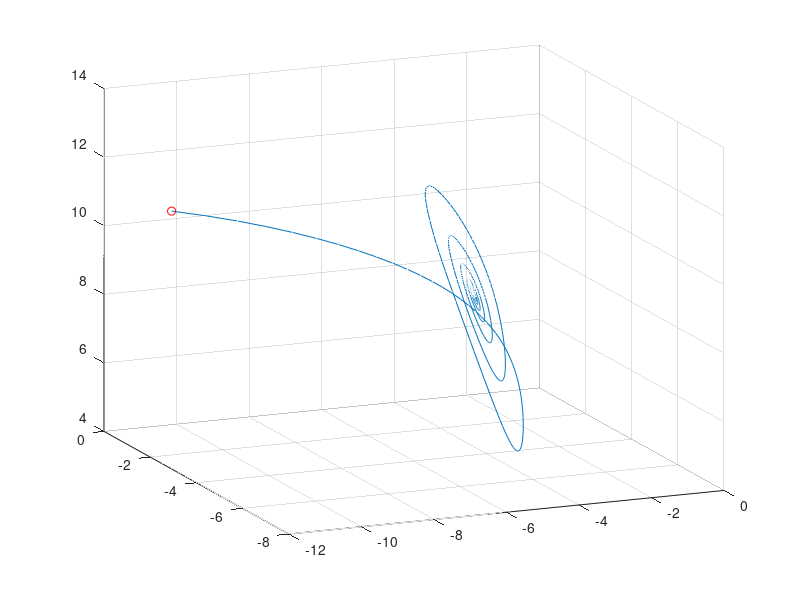

MATLAB code to generate this figure: (Note: this script raises an error after producing the figure.)
clear all; close all; clc;

% Simulate Lorenz system
dt=0.01; T=8; t=0:dt:T;
b=8/3; sig=10; r=10;

Lorenz = @(t,x)([ sig * (x(2) - x(1))       ; ...
    r * x(1)-x(1) * x(3) - x(2) ; ...
    x(1) * x(2) - b*x(3)         ]);
ode_options = odeset('RelTol',1e-10, 'AbsTol',1e-11);

input=[]; output=[];
for j=1:1  % training trajectories
    x0=30*(rand(3,1)-0.5);
    [t,y] = ode45(Lorenz,t,x0);
    input=[input; y(1:end-1,:)];
    output=[output; y(2:end,:)];
    plot3(y(:,1),y(:,2),y(:,3)), hold on
    plot3(x0(1),x0(2),x0(3),'ro')
end
grid on, view(-23,18)

%%
net = feedforwardnet([10 10 10]);
net.layers{1}.transferFcn = 'logsig';
net.layers{2}.transferFcn = 'radbas';
net.layers{3}.transferFcn = 'purelin';
net = train(net,input.',output.');


%%


%%
x0=20*(rand(3,1)-0.5);
figure(2)
[t,y] = ode45(Lorenz,t,x0);
plot3(y(:,1),y(:,2),y(:,3)), hold on
plot3(x0(1),x0(2),x0(3),'ro','Linewidth',[2])
grid on

ynn(1,:)=x0;
for jj=2:length(t)
    y0=net(x0);
    ynn(jj,:)=y0.'; x0=y0;
end
plot3(ynn(:,1),ynn(:,2),ynn(:,3),':','Linewidth',[2])

figure(3)
subplot(3,2,1), plot(t,y(:,1),t,ynn(:,1),'Linewidth',[2])
subplot(3,2,3), plot(t,y(:,2),t,ynn(:,2),'Linewidth',[2])
subplot(3,2,5), plot(t,y(:,3),t,ynn(:,3),'Linewidth',[2])


figure(4)
x0=20*(rand(3,1)-0.5);
[t,y] = ode45(Lorenz,t,x0);
plot3(y(:,1),y(:,2),y(:,3)), hold on
plot3(x0(1),x0(2),x0(3),'ro','Linewidth',[2])
grid on

ynn(1,:)=x0;
for jj=2:length(t)
    y0=net(x0);
    ynn(jj,:)=y0.'; x0=y0;
end
plot3(ynn(:,1),ynn(:,2),ynn(:,3),':','Linewidth',[2])

figure(3)
subplot(3,2,2), plot(t,y(:,1),t,ynn(:,1),'Linewidth',[2])
subplot(3,2,4), plot(t,y(:,2),t,ynn(:,2),'Linewidth',[2])
subplot(3,2,6), plot(t,y(:,3),t,ynn(:,3),'Linewidth',[2])

%%
figure(2), view(-75,15)
figure(3)
subplot(3,2,1), set(gca,'Fontsize',[15],'Xlim',[0 8])
subplot(3,2,2), set(gca,'Fontsize',[15],'Xlim',[0 8])
subplot(3,2,3), set(gca,'Fontsize',[15],'Xlim',[0 8])
subplot(3,2,4), set(gca,'Fontsize',[15],'Xlim',[0 8])
subplot(3,2,5), set(gca,'Fontsize',[15],'Xlim',[0 8])
subplot(3,2,6), set(gca,'Fontsize',[15],'Xlim',[0 8])
legend('Lorenz','NN')